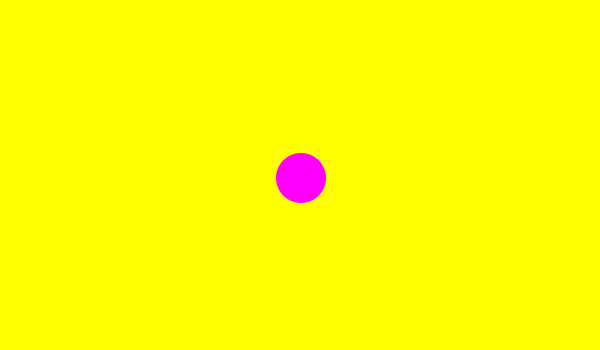
Frame 1 (no input)
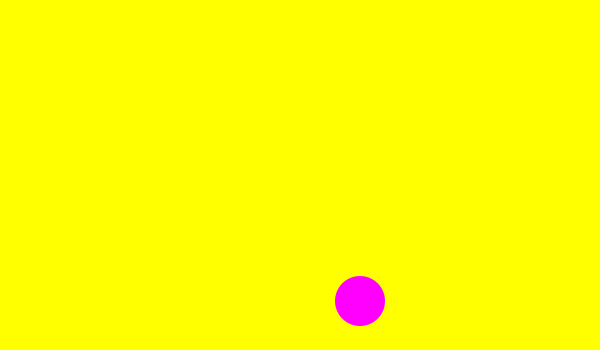
Frame 60 (the mouse pressed at the canvas centre just before this capture)
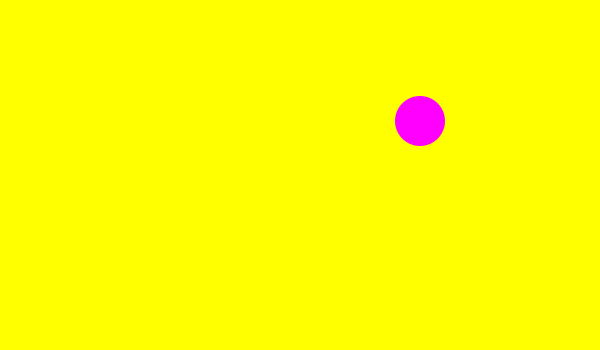
Frame 120 (the mouse held since frame 60 and released just before this capture)

The Processing sketch that drew these frames (run headless with seeded random() and noise(); from frame 60 on, the mouse is pressed at the canvas centre):

// Processing sketch: sketch2
// ── sketch2.pde
//From Day 1 of Processing for Fall 2015 Immersive
//written by Sarah Wever
//
//covers:
//2d drawing, animation

//declare any variables we plan to use
float x;
float y;
float xspeed;
float yspeed;


void setup() {
  //setup will run once at the beginning of our program
  //we will write things here that we only want to run in the first frame

  //set size of screen (in pixels) and background color
  size(600, 350);
  

  //starting point for our ball and bounce speed
  x = width/2;
  y = height/2;
  xspeed = 1;
  yspeed = 3;
}

void draw() {
  //this will loop constanltly once the program has started
  //LPT: order is important

  //redeclare background color so we don't get trails from our ball
  background(255,255,0);

  //no stroke, purple ball
  noStroke();
  fill(255, 0, 255);

  //set x and y location to increase by the value of speed with every frame

  y = y + yspeed;
  x = x + xspeed;

  //if the ball goes off any side of the screen:
  //multiply the speed by it's inverse to have it reverse direction
  if (y > height-25 || y < 25) {
    yspeed = yspeed * -1;
  }

  if (x > width-25 || x < 25) {
    xspeed = xspeed * -1;
  }




  //draw our circle
  ellipse(x, y, 50, 50);
}
